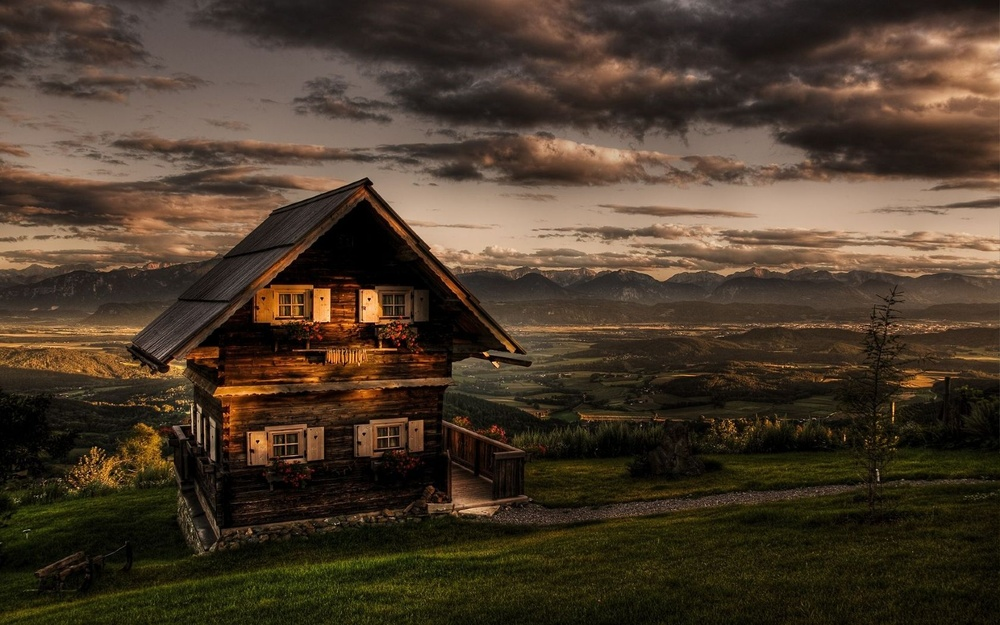
#> input picture images/cottage.jpg, 1000 x 625 px, shrunk from 1680 x 1050 before the run
$ python 'bgr_image_2_rgb and grayscale.py'
#> lines starting #> are read from the running program, lines starting #| are printed output that depends on the picture
# This program will convert a sample BGR image to RGB image and Displaying it

import cv2
import matplotlib.pyplot as plt

# Read Image
# here the img variable will have BGR image
img = cv2.imread('../images/cottage.jpg')
#> img is the input picture: shape (625, 1000, 3); mean B, G, R 42.2, 57.9, 73.3

# cvtColor will convert image color
# cv2.COLOR_BGR2RGB will convert BGR image to RGB
img_RGB = cv2.cvtColor(img, cv2.COLOR_BGR2RGB)

# cv2.COLOR_RGB2GRAY will convert RGB image to Grayscale(Black and White)
img_GRAY = cv2.cvtColor(img, cv2.COLOR_RGB2GRAY)
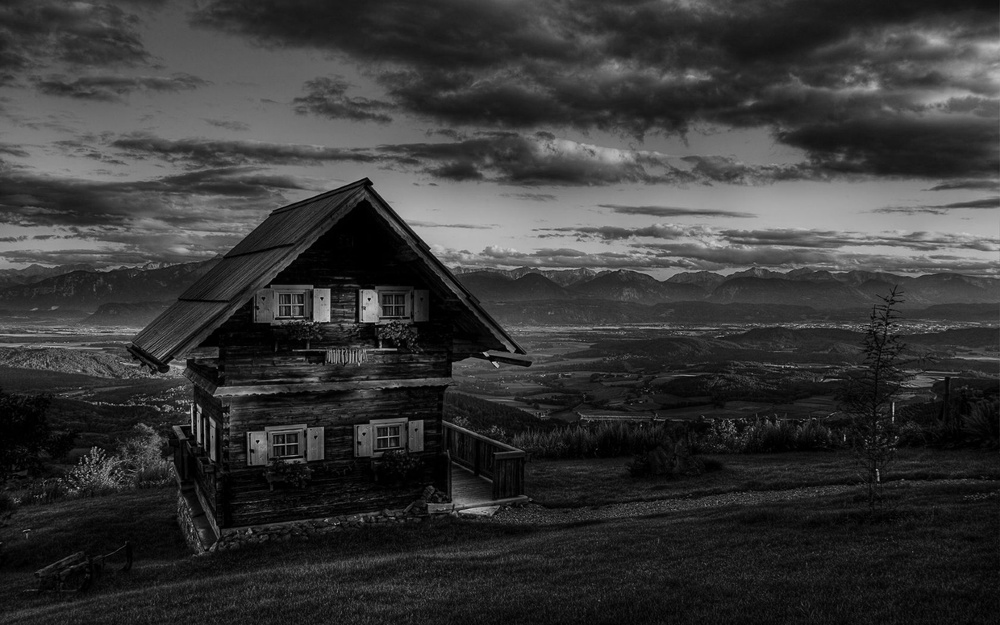
#> img_GRAY: shape (625, 1000); min 0, max 207, mean 55


cv2.imwrite('../images/cottage_RGB.jpg', img)
cv2.imwrite('../images/cottage_BGR.jpg', img_RGB)
cv2.imwrite('../images/cottage_GRAY.jpg', img_GRAY)
